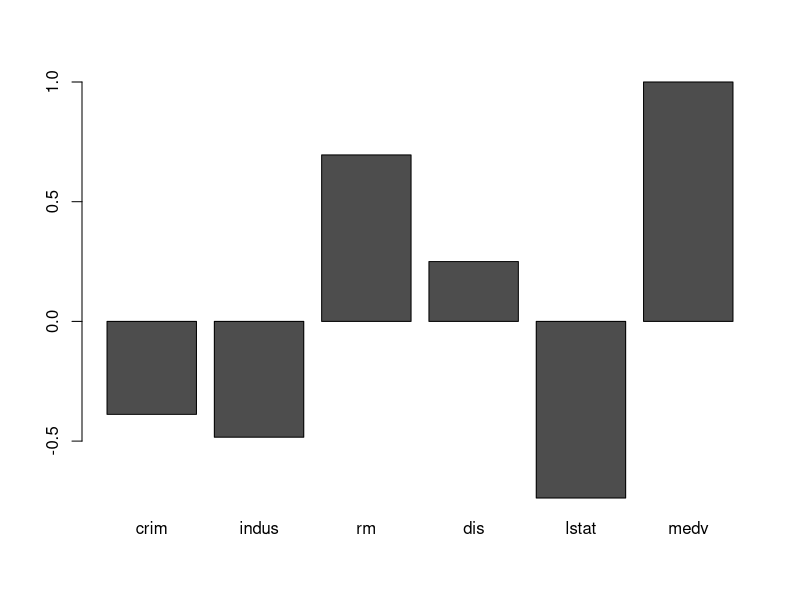
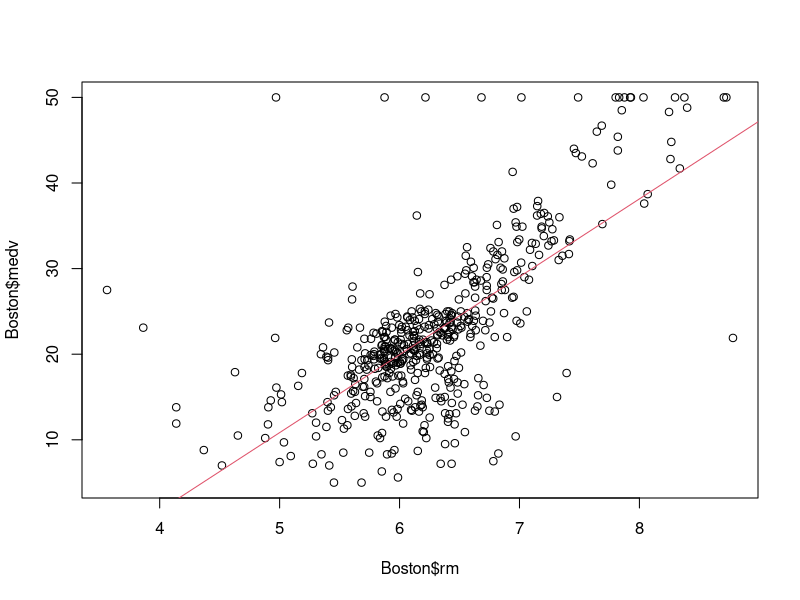
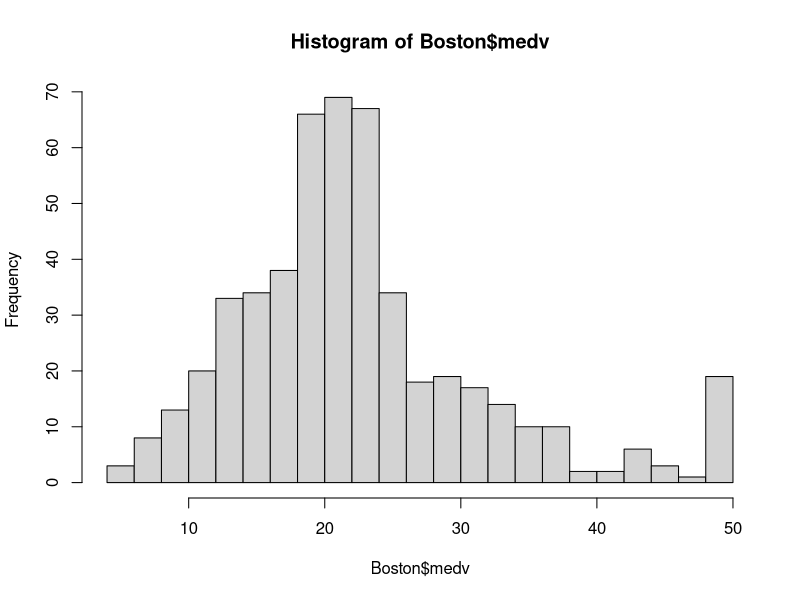
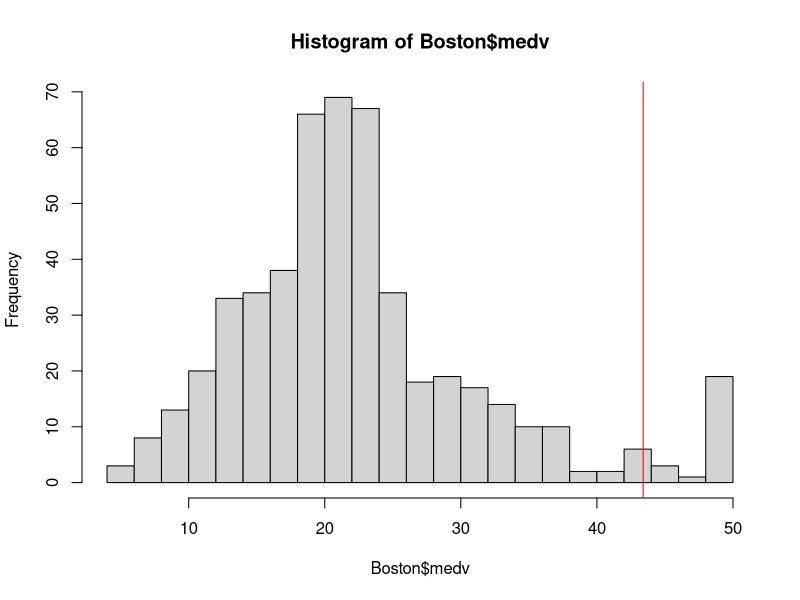
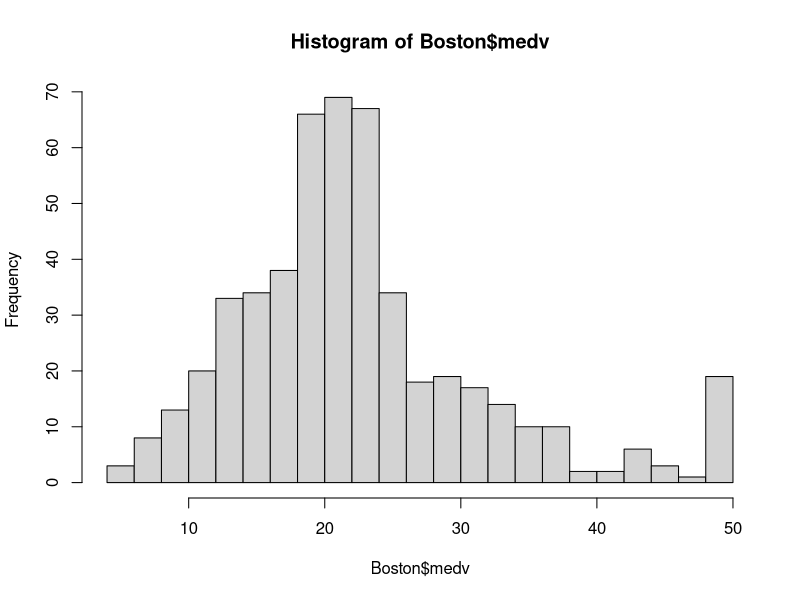
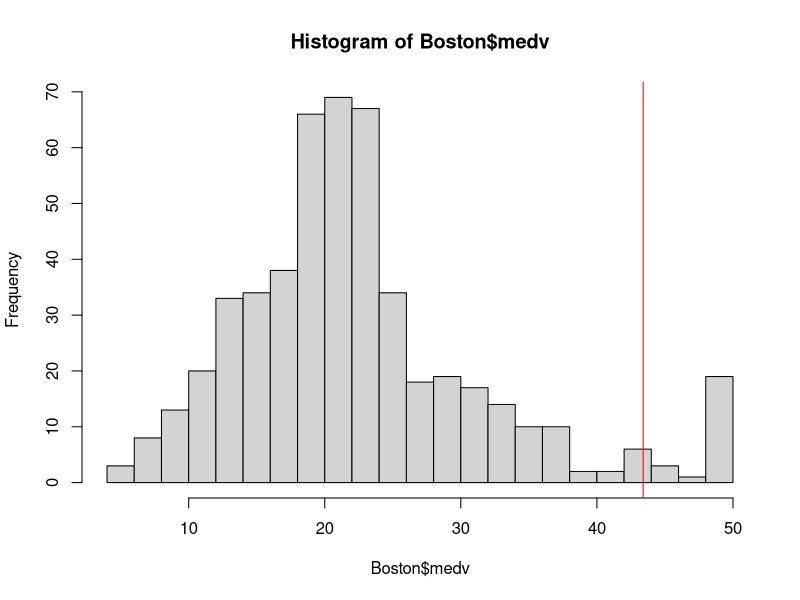

The R script that drew these images, in order: (Note: this script raises an error after producing the figures.)
## ---- chunk 1
library(MASS)
#介紹引入套件
data(Boston)
Boston=subset(Boston,,-c(zn,chas,black,rad,ptratio,age,nox,tax))
#刪減欄位
## ---- chunk 2
head(Boston)
## ---- chunk 3
summary(Boston)
## ---- chunk 4
library(knitr)
kable(summary(Boston[,c("crim", "indus")]))
## ---- chunk 5

kable(summary(Boston[,c("rm", "dis")]))
## ---- chunk 6

kable(summary(Boston[,c("lstat", "medv")]))
## ---- chunk 7
#解釋1非常正相關 -1是非常負相關
cor(Boston$medv,Boston)
## ---- chunk 8
barplot(cor(Boston$medv,Boston))

## ---- chunk 9

plot(Boston$rm,Boston$medv)
#x軸為房間數 y軸為房價
LM=lm(Boston$medv~Boston$rm)
#找出線性關係
abline(LM,col=2)
#畫出圖

## ---- chunk 10
quantile(Boston$medv, probs = c(0.95, 0.9))
## ---- chunk 11
hist(Boston$medv,breaks=20)
## ---- chunk 12
hist(Boston$medv, breaks = 20)
abline(v = 43.4, col="red")
## ---- chunk 13
MEDVhight = subset(Boston,Boston$medv>=43.4)
MEDVOther = subset(Boston,Boston$medv< 43.4)
# MEDVhight 為房價高的資料
# MEDVOther 其他資料
## ---- chunk 14
colMeans(MEDVhight)
## ---- chunk 15
colMeans(MEDVOther)
## ---- chunk 16
rbind(colMeans(MEDVhight),colMeans(MEDVOther))
## ---- chunk 17
Boston2=Boston
Boston2$Income=cut(Boston2$lstat,breaks=3)
#將低收入戶比例分成三區
Boston2$Income
## ---- chunk 18
Boston2$Income= cut(Boston2$lstat,breaks=3,labels=c("H","M","L"))
MEDVhight2 = subset(Boston2,Boston$medv>=43.4)
MEDVhight2$Income
## ---- chunk 19
table(MEDVhight2$Income)
## ---- chunk 20
str(Boston2)
## ---- chunk 21
x = c(1, 2)
## ---- chunk 22
Month1=c(1,2,3,4,5,6,7,8,9,10,11,12)
Month2=1:12 # 建立連續向量的簡易寫法
## ---- chunk 23
taipei_temp = c(16.1, 16.5, 18.5, 21.9,	25.2, 27.7,	29.6,	29.2, 27.4, 
            24.5, 21.5,	17.9)
hengchun_temp = c(20.7, 21.4, 23.2, 25.2,	27.0,	27.9,	28.4,	28.1,	27.4,	
              26.3,	24.3,	21.7)
## ---- chunk 24
names(taipei_temp) = Month1
names(hengchun_temp) = Month2
taipei_temp
hengchun_temp
## ---- chunk 25
c(1, 2, 3) + c(3, 2, 1)
## ---- chunk 26
c(1, 2, 3) + 1
## ---- chunk 27
c(1, 2, 3) + 1
## ---- chunk 28
c(1, 2, 3) + 1
## ---- chunk 29
guess <- c(1:10) + c(1:2)
## ---- chunk 30
guess <- c(1:10) + c(2, 4)
## ---- chunk 31
guess
## ---- chunk 32
1:3 * 2
## ---- chunk 33
x <- c(1, 2, "3")
class(x)
x
## ---- chunk 34
x <- c(1, 2, "3")
class(x)
x
## ---- chunk 35
x <- c("F","M","F","F")
x
x <- factor(c("F","M","F","F"), levels=c("F","M"))
x
as.integer(x)
## ---- chunk 36
levels(x)
x <- factor(c("F","M","F","F"), levels=c("F"))
levels(x)
## ---- chunk 37
#農業社會 男尊女卑
Argri <- factor(c("F","M","F","F"),order=TRUE,levels=c("F","M"))

#阿美族 女尊男卑
Amis <- factor(c("F","M","F","F"),order=FALSE,levels=c("F","M"))

#應該要用
Amis <- factor(c("F","M","F","F"),order=TRUE,levels=c("M","F"))
## ---- chunk 38
#舉一個認真的例子 - 班上一號到六號分別拿到A,B,C的級別
rank=factor(c("C","A","B","B","C","C"),order=TRUE,level=c("C","B","A"))
rank
rank[1]<rank[2]

## ---- chunk 39
x<-list(1L,2,"3")
## ---- chunk 40
x<-list(1L,2,"3",mean)
## ---- chunk 41
Serial=c(1,2,3)
RBasicTeacher=c("Dboy", "Ning", "Noha")
RBasicRbind=rbind(Serial,RBasicTeacher)
## ---- chunk 42
Serial=c(1,2,3)
RBasicTeacher=c("Dboy", "Ning", "Noha")
RBasicCbind=cbind(Serial,RBasicTeacher)
RBasic=cbind(c(1,2,3),c("Dboy", "Ning", "Noha"))
## ---- chunk 43
PageView <- read.table(header=TRUE, text='
     Date       PageView Rating
           7/1      1231     6.7
           7/2      5423    4.5
           7/3      3219    3.7
           7/4       998    3.3
           7/5       3241    4.1
           7/6       1223    5.2')
Promotion <- read.table(header=TRUE, text='
     Date       Promotion 
           7/1      N
           7/2      Y
           7/3      Y
           7/4      N
           7/5      Y
           7/6      N   ')

merge(PageView,Promotion,"Date")
## ---- chunk 44
as.numeric("2")
as.integer("a")
## ---- chunk 45
x <- c(1, 2, 3, 2, 3, 2, 1)
as.character(x) # 字串
factor(x) # ??用剛才dataframe作
## ---- chunk 46
x <- c("1", "2", "3", "2", "a")
as.numeric(x)
## ---- chunk 47
gdp <- c("5,023,763", "5,614,679", "6,205,338")
as.numeric(gsub(",", "", gdp))
## ---- chunk 48
factor_example=factor(c("三年甲班", "三年乙班", "三年甲班"))
summary(factor_example)
## ---- chunk 49
character_example=c("a","b","c")
summary(character_example)
## ---- chunk 50
list_example <- list(1L, 2.0, "3")
summary(list_example)
## ---- chunk 51
library(MASS)
data(Boston)
summary(Boston)
## ---- chunk 52
x <- 1:5
x[2:3]
## ---- chunk 53
x <- 1:5
x > 3
x[x > 3]
## ---- chunk 54
TaipeiTem=c(16.1,16.5,18.5 ,	21.9 ,	25.2 ,	27.7 ,	29.6 ,	29.2,27.4,24.5 ,	21.5 ,	17.9)
HengchunTem=c(20.7 , 21.4 , 23.2 ,  25.2 ,	27.0 ,	27.9 ,	28.4 ,	28.1 ,	27.4 ,	26.3 ,	24.3 ,	21.7)
## ---- chunk 55
TaipeiTem
HengchunTem
## ---- chunk 56
TaipeiTem>20
TaipeiHotMonths = TaipeiTem[TaipeiTem>20]
## ---- chunk 57
SelectMonth= HengchunTem>20
HengchunHotMonths = HengchunTem[SelectMonth==TRUE]
## ---- chunk 58
 TaipeiTem[7:9]
mean(TaipeiTem[7:9])
HengchunTem[7:9]
mean(HengchunTem[7:9])
## ---- chunk 59
# TaipeiTem[1,2,12]

mean(TaipeiTem[c(1,2,12)])
mean(HengchunTem[c(1,2,12)])
## ---- chunk 60
TemTable=rbind(TaipeiTem,HengchunTem)
TemTable
#選取台北二月的溫度
TemTable[1,2]
#選取二月的溫度
TemTable[,2]
TemTable[1,]

## ---- chunk 61
head(Boston)
head(Boston[["crim"]]) # head(Boston$crim)
## ---- chunk 62
library("MASS")
## ---- chunk 63
data(Boston)
## ---- chunk 64
head(Boston)
## ---- chunk 65
quantile(Boston$medv, c(0.95, 0.9))
## ---- chunk 66
hist(Boston$medv, breaks = 20)
## ---- chunk 67
hist(Boston$medv, breaks = 20)
abline(v = 43.4, col="red")
## ---- chunk 68
MEDVhight = subset(Boston,Boston$medv>=43.4)
MEDVOther = subset(Boston,Boston$medv< 43.4)
# MEDVhight 為房價高的資料
# MEDVOther 其他資料
## ---- chunk 69
colMeans(MEDVhight)
colMeans(MEDVOther)
## ---- chunk 70
rbind(colMeans(Boston),colMeans(MEDVhight))
## ---- chunk 71
# 高房價房屋的各欄相關係數
cor(MEDVhight$medv, MEDVhight)
## ---- chunk 72
# 其他房屋的各欄相關係數
cor(MEDVOther$medv, MEDVOther)
## ---- chunk 73
# 所有房屋的各欄相關係數。
cor(Boston$medv, Boston)
## ---- chunk 74
fit <- lm(medv ~ crim + nox, data = Boston)
summary(fit)
## ---- chunk 75
fit <- lm(medv ~ . - crim, data = Boston)
summary(fit)
## ---- chunk 76
# 以 Boston 為例。
str(Boston)
## ---- chunk 77
x <- c("F","M","F","F")
x
(x <- factor(c("F","M","F","F"), levels=c("F","M")))
levels(x)
as.integer(x)
## ---- chunk 78
Month1=c(1,2,3,4,5,6,7,8,9,10,11,12)
length(Month1)
Month2=1:12
length(Month2)
## ---- chunk 79
1:3 + 2:4
## ---- chunk 80
1:3 + 2:4
## ---- chunk 81
x <- c(1, 2, "3")
class(x)
x
## ---- chunk 82
x <- list(1, 2, "3")
x
## ---- chunk 83
x <- list(1, 2, "3", mean) # mean 為內建函數，用於求平均。
x
## ---- chunk 84
head(Boston)
## ---- chunk 85
x <- "abc";y <- "dbbbe"
paste(x, y, sep=",")
## ---- chunk 86
strsplit(x, "b")
## ---- chunk 87
name1<-"郭雪芙"
substring(name1, 1, 1)
## ---- chunk 88
name2<-"金城武"
substring(name2, 1, 2)
